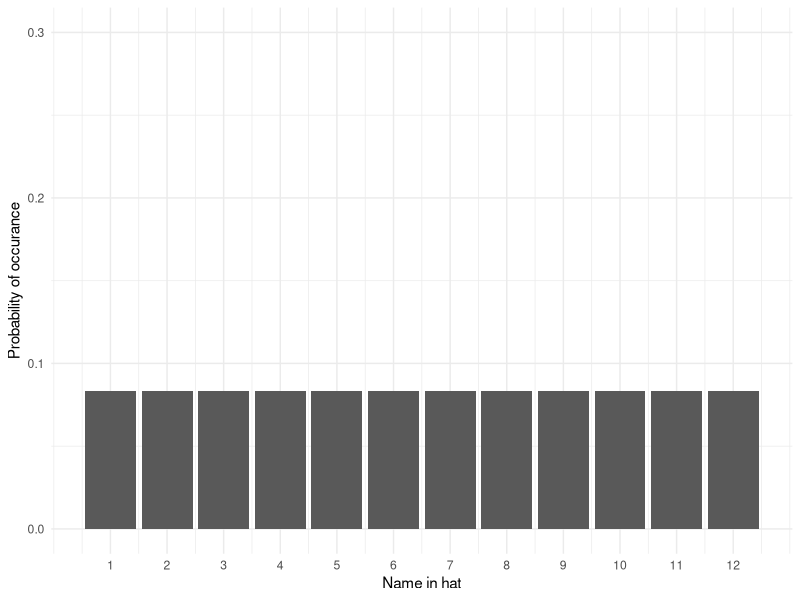
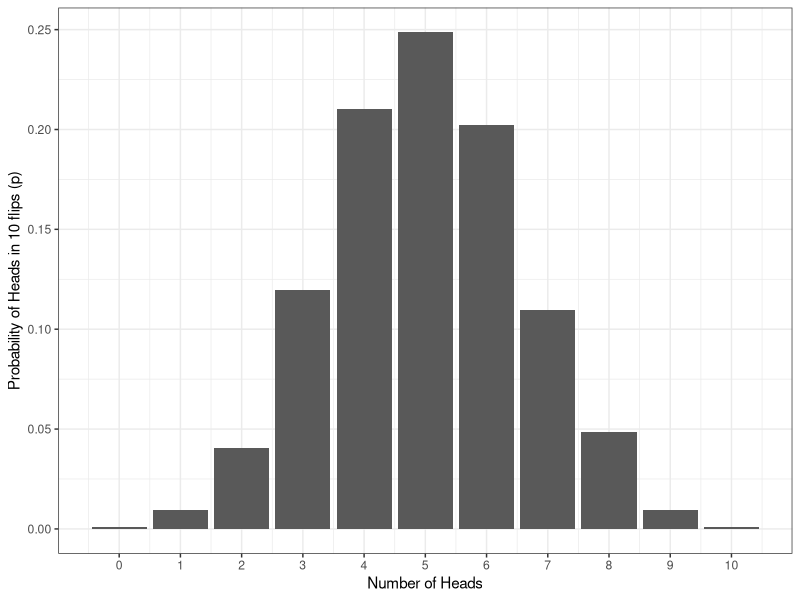

These figures' R source, in order: (Note: this script raises an error after producing the figures.)
## ---- chunk 1
1/12
## ---- chunk 2
library(tidyverse)
name <- 1:12
prob <- sample(x = .08333333, size = 12, replace = TRUE)
dat <- tibble(name, prob)
ggplot(dat, aes(name, prob)) +
  geom_col() +
  scale_y_continuous(limits = c(0,.3), name = "Probability of occurance") +
  scale_x_continuous(breaks = c(1,2,3,4,5,6,7,8,9,10,11,12), name = "Name in hat") +
  theme_minimal()
## ---- chunk 3
heads10000 <- replicate(n = 10000, expr = sample(0:1, 10, TRUE) %>% sum())

data10000 <- tibble(heads = heads10000) %>%   # convert to a tibble
                group_by(heads) %>%     # group by number of possibilities 
                summarise(n = n(), # count occurances of each possibility,
                          p=n/10000) # & calculate probability (p) of each

ggplot(data10000, aes(x = heads,y = p)) + 
  geom_bar(stat = "identity") + 
  labs(x = "Number of Heads", y = "Probability of Heads in 10 flips (p)") +
  theme_bw() +
  scale_x_continuous(breaks = c(0,1,2,3,4,5,6,7,8,9,10))
## ---- chunk 4
knitr::include_graphics(path="./images/norm_dist_height.png")
## ---- chunk 5
knitr::include_graphics(path="./images/normal_dist.gif")
## ---- chunk 6
pbinom(q = 7, size = 10, prob = .5) 
## ---- chunk 7
knitr::include_graphics(path="./images/binom.png")
## ---- chunk 8

knitr::include_url("https://shannon-mcnee19.shinyapps.io/binomial_shiny/",
                   height = "800px")
